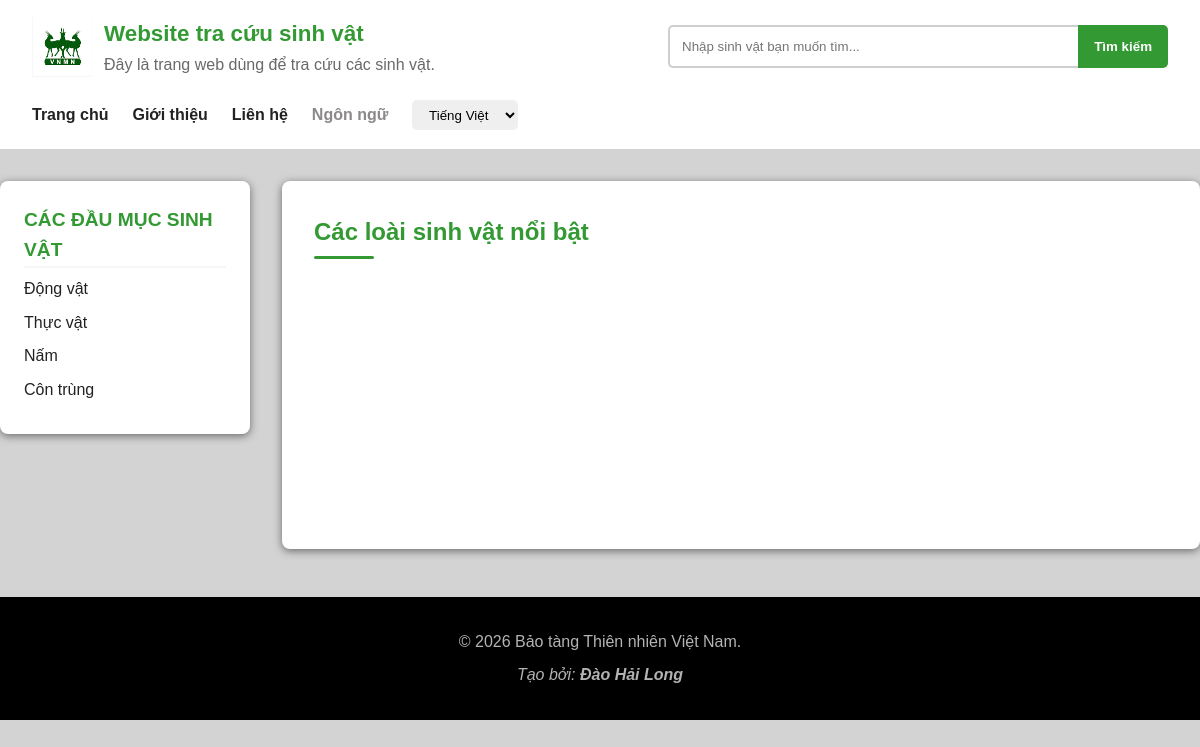
/, run on an earlier commit of the app's database.
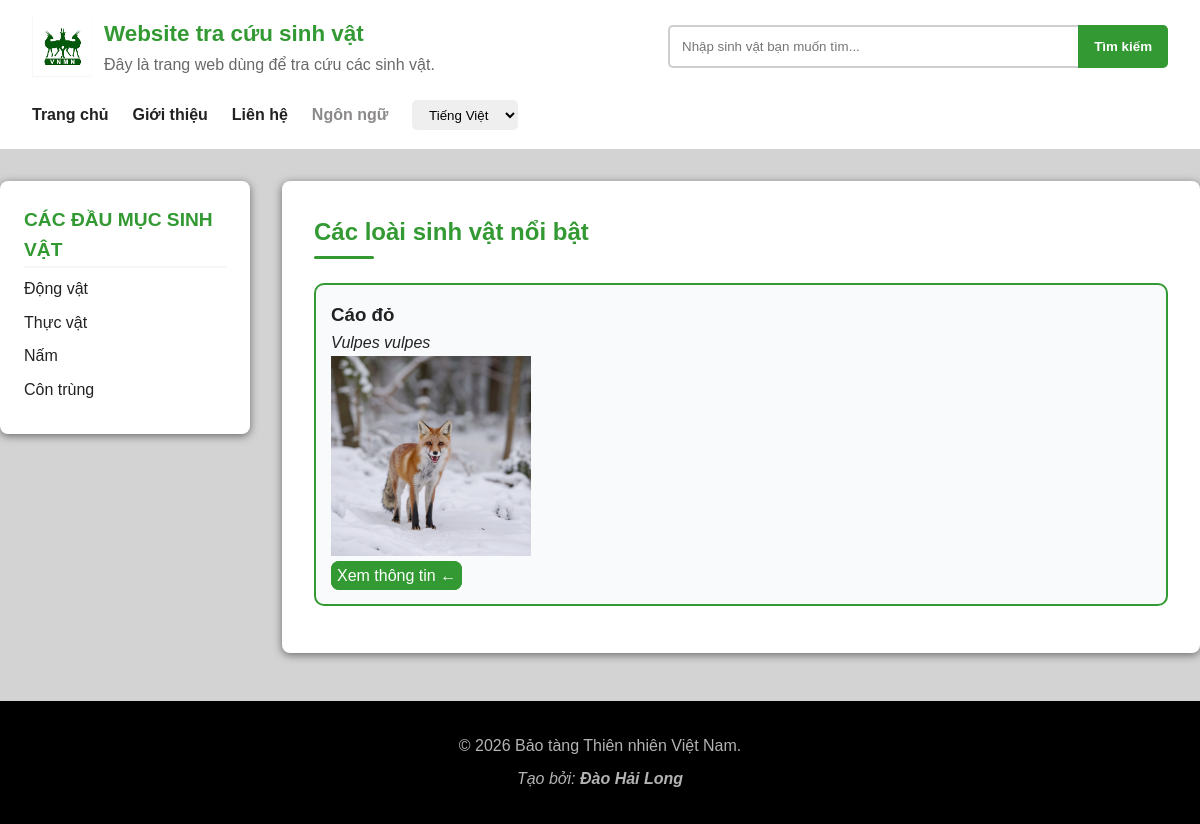
And on a later commit of the database.
### tables this page shows
CREATE TABLE images (
    id INTEGER PRIMARY KEY AUTOINCREMENT,
    creature_id INTEGER NOT NULL,
    photo TEXT NOT NULL,
    author VARCHAR(255) NOT NULL,
    license VARCHAR(255) NOT NULL,
    source VARCHAR(255) NOT NULL,
    alt_text TEXT NOT NULL,
    alt_text_en TEXT NOT NULL,

    FOREIGN KEY (creature_id) REFERENCES creatures(id)
);

CREATE TABLE translations (
id INTEGER PRIMARY KEY AUTOINCREMENT,
creature_id INTEGER NOT NULL,
language VARCHAR(2) NOT NULL,
species VARCHAR(255) NOT NULL,
quick_summary TEXT NOT NULL,

FOREIGN KEY (creature_id) REFERENCES creatures(id),
UNIQUE (creature_id, language)
);

CREATE TABLE creatures (
    id INTEGER PRIMARY KEY AUTOINCREMENT,
    category VARCHAR(50) NOT NULL,
    era VARCHAR(50) NOT NULL,
    scientific_name VARCHAR(255) NOT NULL UNIQUE,
    taxonomic_domain VARCHAR(255) NOT NULL,
    taxonomic_kingdom VARCHAR(255) NOT NULL,
    taxonomic_phylum VARCHAR(255) NOT NULL,
    taxonomic_class VARCHAR(255) NOT NULL,
    taxonomic_order VARCHAR(255) NOT NULL,
    taxonomic_family VARCHAR(255) NOT NULL,
    taxonomic_genus VARCHAR(255) NOT NULL
);

### app.py (the view)
@app.route("/")
def index():
    db = get_db()
    creatures = db.execute("""SELECT creatures.id, translations.species, creatures.scientific_name, images.photo, images.alt_text
                                FROM creatures
                                JOIN translations ON translations.creature_id = creatures.id
                                JOIN images ON images.creature_id = creatures.id
                                WHERE translations.language = 'vi'
                                ORDER BY RANDOM() LIMIT 10""").fetchall()
    return render_template("vi/index.html", creatures=creatures)

### app.py (called while the page is built)
def get_db():
    db = getattr(g, "_database", None)
    if db == None:
        db = g._database = sqlite3.connect("animals.db")
        db.row_factory = sqlite3.Row
    return db

@app.teardown_appcontext
def close_connection(exception):
    db = getattr(g, "_database", None)
    if db != None:
        db.close()

### templates/vi/index.html (shortened to what this page needs)
{% extends 'vi/layout.html' %}
{% block main %}
    <section class="main-content">
        <h2>Các loài sinh vật nổi bật</h2>
        {% for creature in creatures %}
            <div class="animals">
                <h3>{{ creature["species"] }}</h3>
                <p><i>{{ creature["scientific_name"] }}</i></p>
                <img src="{{ url_for('static', filename=creature['photo']) }}" alt="{{ creature['alt_text'] }}" /><br />
                <a href="{{ url_for('creature_info', creature_id=creature['id']) }}">Xem thông tin ←</a>
            </div>
        {% endfor %}
    </section>
{% endblock %}

What changed in the data, as far as the page shows it:
added images: species "Cáo đỏ", scientific_name "Vulpes vulpes", photo (picture)
